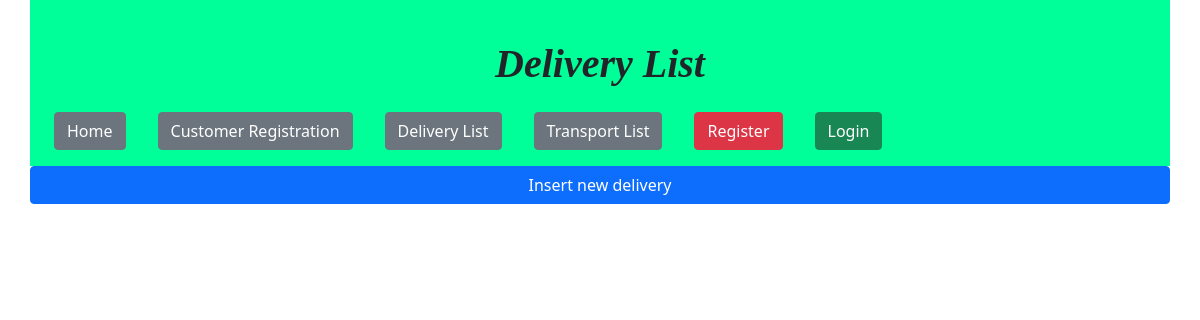
The page /affairs/delivery/list on the database as committed earlier.
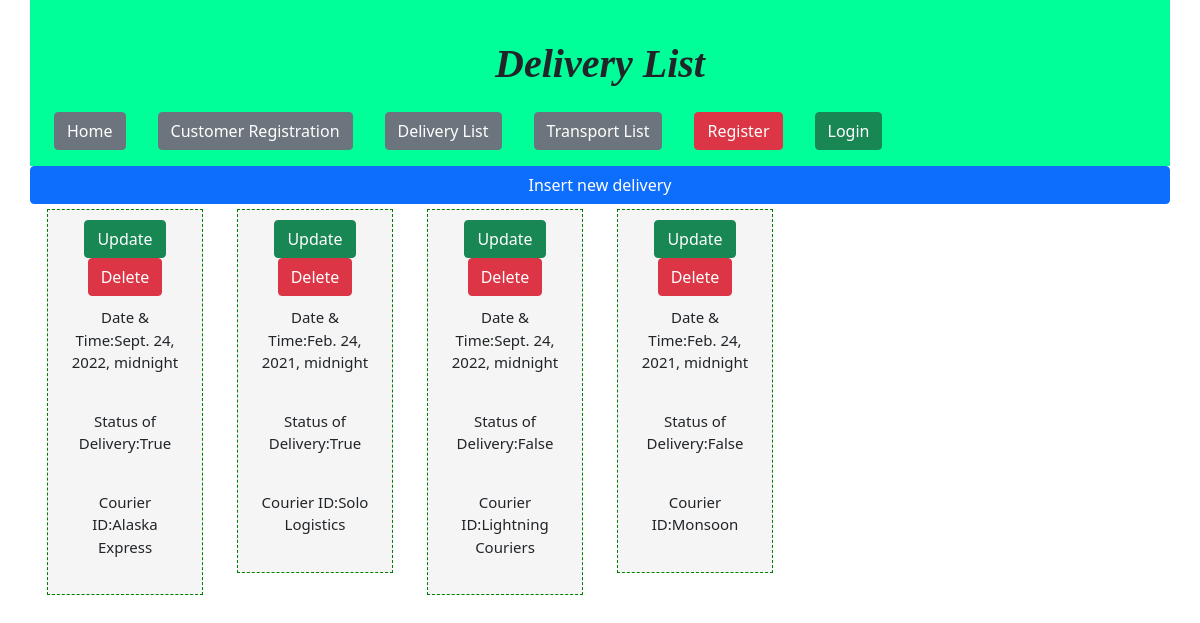
The same page on the database as committed later.
### affairs/models.py (models this page shows)
class DeliveryModel(models.Model):
    dateTime = models.DateTimeField()
    isSuccessfull = models.BooleanField(default= False)
    courierId = models.ForeignKey("CourierModel",on_delete=models.PROTECT)

class CourierModel(models.Model):
    courierId = models.IntegerField(primary_key=True)
    cName = models.CharField(max_length=100)
    capacity = models.IntegerField()
    def __str__(self):
        return self.cName

### affairs/views.py (the view)
# urls.py: path('delivery/list',views.DeliveryListView),
def DeliveryListView(request):
    deliveries = DeliveryModel.objects.all()
    context = {
        'deliveries': deliveries
    }
    return render(request,'affairs/DeliveryList.html',context)

### affairs/templates/affairs/DeliveryList.html
{% extends "affairs/layout.html" %}
{% block titlepage %} Delivery List {% endblock %}
{% block mainContent %}
    <a href="create" class="btn btn-primary">Insert new delivery</a>
    {%for dl in deliveries%}
        <div class="col-md-2">
            <div class="timeBox">
                <a href="update/{{dl.id}}" class="btn btn-success">Update</a>
                <a href="delete/{{dl.id}}" class="btn btn-danger" onclick="return warning()">Delete</a>
                <p>Date & Time:{{dl.dateTime}}</p>
                <p>Status of Delivery:{{dl.isSuccessfull}}</p>
                <p>Courier ID:{{dl.courierId}}</p>
            </div>
        </div>
    {%endfor%}
{% endblock %}

Rows that differ between the two databases and show on the page:
added DeliveryModel: dateTime "Sept. 24, 2022, midnight", isSuccessfull "True", courierId "Alaska Express"
added DeliveryModel: dateTime "Feb. 24, 2021, midnight", isSuccessfull "True", courierId "Solo Logistics"
added DeliveryModel: dateTime "Sept. 24, 2022, midnight", isSuccessfull "False", courierId "Lightning Couriers"
added DeliveryModel: dateTime "Feb. 24, 2021, midnight", isSuccessfull "False", courierId "Monsoon"
